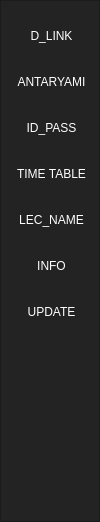
      <widget class="QFrame" name="frame_left_menu">
       <property name="geometry">
        <rect>
         <x>9</x>
         <y>9</y>
         <width>100</width>
         <height>522</height>
        </rect>
       </property>
       <property name="minimumSize">
        <size>
         <width>100</width>
         <height>0</height>
        </size>
       </property>
       <property name="maximumSize">
        <size>
         <width>100</width>
         <height>16777215</height>
        </size>
       </property>
       <property name="styleSheet">
        <string notr="true">background-color: rgb(35, 35, 35);</string>
       </property>
       <property name="frameShape">
        <enum>QFrame::StyledPanel</enum>
       </property>
       <property name="frameShadow">
        <enum>QFrame::Raised</enum>
       </property>
       <widget class="QFrame" name="frame_top_menus">
        <property name="geometry">
         <rect>
          <x>10</x>
          <y>10</y>
          <width>83</width>
          <height>334</height>
         </rect>
        </property>
        <property name="frameShape">
         <enum>QFrame::NoFrame</enum>
        </property>
        <property name="frameShadow">
         <enum>QFrame::Raised</enum>
        </property>
        <layout class="QVBoxLayout" name="verticalLayout_3">
         <property name="spacing">
          <number>0</number>
         </property>
         <property name="leftMargin">
          <number>0</number>
         </property>
         <property name="topMargin">
          <number>0</number>
         </property>
         <property name="rightMargin">
          <number>0</number>
         </property>
         <property name="bottomMargin">
          <number>0</number>
         </property>
         <item>
          <widget class="QPushButton" name="btn_page_1">
           <property name="minimumSize">
            <size>
             <width>0</width>
             <height>40</height>
            </size>
           </property>
           <property name="styleSheet">
            <string notr="true">QPushButton {
	color: rgb(255, 255, 255);
	background-color: rgb(35, 35, 35);
	border: 0px solid;
}
QPushButton:hover {
	background-color: rgb(85, 170, 255);
}</string>
           </property>
           <property name="text">
            <string>D_LINK</string>
           </property>
          </widget>
         </item>
         <item>
          <widget class="QPushButton" name="btn_page_5">
           <property name="minimumSize">
            <size>
             <width>0</width>
             <height>40</height>
            </size>
           </property>
           <property name="styleSheet">
            <string notr="true">QPushButton {
	color: rgb(255, 255, 255);
	background-color: rgb(35, 35, 35);
	border: 0px solid;
}
QPushButton:hover {
	background-color: rgb(85, 170, 255);
}</string>
           </property>
           <property name="text">
            <string>ANTARYAMI</string>
           </property>
          </widget>
         </item>
         <item>
          <widget class="QPushButton" name="btn_page_2">
           <property name="minimumSize">
            <size>
             <width>0</width>
             <height>40</height>
            </size>
           </property>
           <property name="styleSheet">
            <string notr="true">QPushButton {
	color: rgb(255, 255, 255);
	background-color: rgb(35, 35, 35);
	border: 0px solid;
}
QPushButton:hover {
	background-color: rgb(85, 170, 255);
}</string>
           </property>
           <property name="text">
            <string>ID_PASS</string>
           </property>
          </widget>
         </item>
         <item>
          <widget class="QPushButton" name="btn_page_3">
           <property name="minimumSize">
            <size>
             <width>0</width>
             <height>40</height>
            </size>
           </property>
           <property name="styleSheet">
            <string notr="true">QPushButton {
	color: rgb(255, 255, 255);
	background-color: rgb(35, 35, 35);
	border: 0px solid;
}
QPushButton:hover {
	background-color: rgb(85, 170, 255);
}</string>
           </property>
           <property name="text">
            <string>TIME TABLE</string>
           </property>
          </widget>
         </item>
         <item>
          <widget class="QPushButton" name="btn_page_4">
           <property name="minimumSize">
            <size>
             <width>0</width>
             <height>40</height>
            </size>
           </property>
           <property name="styleSheet">
            <string notr="true">QPushButton {
	color: rgb(255, 255, 255);
	background-color: rgb(35, 35, 35);
	border: 0px solid;
}
QPushButton:hover {
	background-color: rgb(85, 170, 255);
}</string>
           </property>
           <property name="text">
            <string>LEC_NAME</string>
           </property>
          </widget>
         </item>
         <item>
          <widget class="QPushButton" name="btn_page_7">
           <property name="minimumSize">
            <size>
             <width>0</width>
             <height>40</height>
            </size>
           </property>
           <property name="styleSheet">
            <string notr="true">QPushButton {
	color: rgb(255, 255, 255);
	background-color: rgb(35, 35, 35);
	border: 0px solid;
}
QPushButton:hover {
	background-color: rgb(85, 170, 255);
}</string>
           </property>
           <property name="text">
            <string>INFO</string>
           </property>
          </widget>
         </item>
         <item>
          <widget class="QPushButton" name="btn_page_6">
           <property name="minimumSize">
            <size>
             <width>0</width>
             <height>40</height>
            </size>
           </property>
           <property name="styleSheet">
            <string notr="true">QPushButton {
	color: rgb(255, 255, 255);
	background-color: rgb(35, 35, 35);
	border: 0px solid;
}
QPushButton:hover {
	background-color: rgb(85, 170, 255);
}</string>
           </property>
           <property name="text">
            <string>UPDATE</string>
           </property>
          </widget>
         </item>
        </layout>
       </widget>
      </widget>
